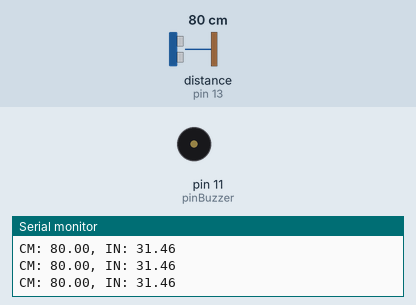
Recording of a sketch running on a simulated Arduino Uno, built with avr-gcc and run on an emulated ATmega328P. Parts: buzzer (waves = sounding), the last lines printed to the serial monitor. Inputs (shaded band) come from the test bench; at power-on: distance to the obstacle (sensor on pin 13) 80 cm. The echo pulse lasts 58.3 µs per cm.

Above: at 1.3 s.
1.4 s: distance to the obstacle (sensor on pin 13) set to 11 cm
2.9 s: distance to the obstacle (sensor on pin 13) set to 8 cm
At 3.3 s:
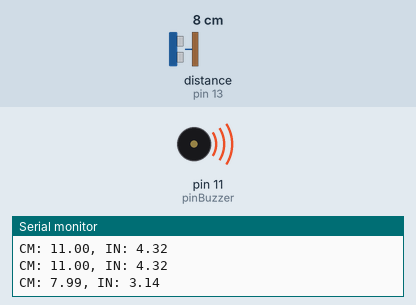
Timing chart, 0 to 5.9 s (numbered marks = the images above; inputs shaded):
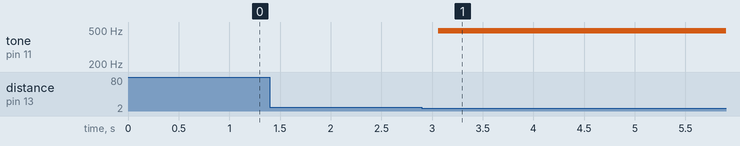

The sketch:

UltrasonicStdDev.ino
```cpp
#include <Ultrasonic.h>

#define TRIGGER_PIN    12
#define ECHO_PIN       13

#define NUMBER_BUFFERS 3
#define BUFFER_SIZE    3

#define BUFFER_01      0
#define BUFFER_02      1
#define BUFFER_03      2

Ultrasonic ultrasonic(TRIGGER_PIN, ECHO_PIN);
bool disableSD = false;

#define CYCLES 50
size_t count = 0;
int pinBuzzer = 11;
int PWMvalue = 25;

void setup()
  {

  Serial.begin(9600);
  Serial.println("Starting Ultasonic Test using standard deviation ...");

  if(!ultrasonic.sampleCreate(NUMBER_BUFFERS, BUFFER_SIZE, BUFFER_SIZE,
      BUFFER_SIZE))
    {
    disableSD = true;
    Serial.println("Could not allocate memory.");
    }

    pinMode (pinBuzzer, OUTPUT);

  }

void loop()
  {
  float cmMsec, inMsec;
  float msStdDev, cmStdDev, inStdDev;
  long microsec = ultrasonic.timing();

  cmMsec = ultrasonic.convert(microsec, Ultrasonic::CM);
  inMsec = ultrasonic.convert(microsec, Ultrasonic::IN);

  if(count < CYCLES)
    {
    if(disableSD)
      {
      Serial.print("CM: ");
      Serial.print(cmMsec);
      Serial.print(", IN: ");
      Serial.println(inMsec);
      }
    else
      {
      msStdDev = ultrasonic.unbiasedStdDev((float) microsec, BUFFER_01);
      cmStdDev = ultrasonic.unbiasedStdDev(cmMsec, BUFFER_02);
      inStdDev = ultrasonic.unbiasedStdDev(inMsec, BUFFER_03);
      Serial.print(count + 1);
      Serial.print(") MS: ");
      Serial.print(microsec);
      Serial.print(", SD: ");
      Serial.print(msStdDev);
      Serial.print(", CM: ");
      Serial.print(cmMsec);
      Serial.print(", SD: ");
      Serial.print(cmStdDev, 2);
      Serial.print(", IN: ");
      Serial.print(inMsec);
      Serial.print(", SD: ");
      Serial.println(inStdDev, 2);
      }
      digitalWrite (pinBuzzer, LOW);

    if (cmMsec < 10){
     digitalWrite (pinBuzzer, LOW);

    analogWrite (pinBuzzer, PWMvalue);
    delay (500);
    analogWrite (pinBuzzer,0);
    delay (1000);
      }

    count++;
    }

  delay(500);
  }
```

Measured:
- the behaviour switches between 10 and 9 cm on distance to the obstacle (sensor on pin 13) (found by bisection; images 0 and 1)
- after the input at 2.9 s, tone on pin 11 (pinBuzzer): silent → 490 Hz after 0.16 s
